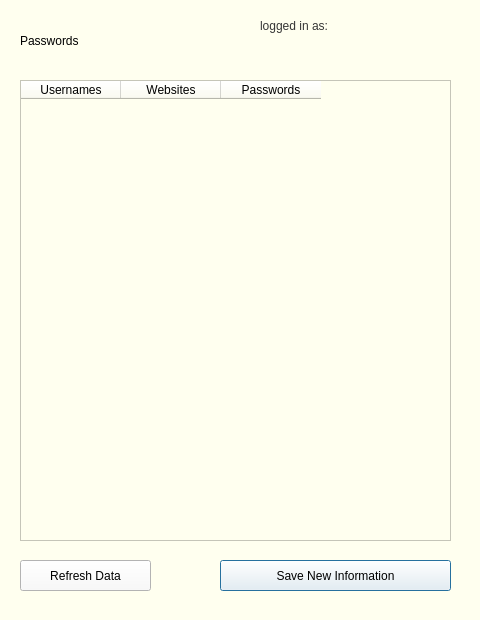
<?xml version="1.0" encoding="UTF-8"?>
<ui version="4.0">
 <class>Dialog</class>
 <widget class="QDialog" name="Dialog">
  <property name="geometry">
   <rect>
    <x>0</x>
    <y>0</y>
    <width>480</width>
    <height>620</height>
   </rect>
  </property>
  <property name="windowTitle">
   <string>Dialog</string>
  </property>
  <property name="styleSheet">
   <string notr="true">background-color: rgb(255, 255, 239);
</string>
  </property>
  <widget class="QLabel" name="pass_label">
   <property name="geometry">
    <rect>
     <x>20</x>
     <y>10</y>
     <width>221</width>
     <height>61</height>
    </rect>
   </property>
   <property name="whatsThis">
    <string>&lt;html&gt;&lt;head/&gt;&lt;body&gt;&lt;p&gt;&lt;br/&gt;&lt;/p&gt;&lt;/body&gt;&lt;/html&gt;</string>
   </property>
   <property name="styleSheet">
    <string notr="true">color:rgb(0,0,0);
font: 30pt &quot;Lucida Console&quot;;</string>
   </property>
   <property name="text">
    <string>Passwords</string>
   </property>
  </widget>
  <widget class="QTableWidget" name="pass_table">
   <property name="geometry">
    <rect>
     <x>20</x>
     <y>80</y>
     <width>431</width>
     <height>461</height>
    </rect>
   </property>
   <property name="maximumSize">
    <size>
     <width>441</width>
     <height>16777215</height>
    </size>
   </property>
   <property name="styleSheet">
    <string notr="true">font: 10pt &quot;Lucida Console&quot;;</string>
   </property>
   <column>
    <property name="text">
     <string>Usernames</string>
    </property>
   </column>
   <column>
    <property name="text">
     <string>Websites</string>
    </property>
   </column>
   <column>
    <property name="text">
     <string>Passwords</string>
    </property>
   </column>
  </widget>
  <widget class="QPushButton" name="save_new_info_button">
   <property name="geometry">
    <rect>
     <x>220</x>
     <y>560</y>
     <width>231</width>
     <height>31</height>
    </rect>
   </property>
   <property name="styleSheet">
    <string notr="true">background-color: rgb(250, 250, 250);
font: 63 12pt &quot;Lucida Console&quot;;</string>
   </property>
   <property name="text">
    <string>Save New Information</string>
   </property>
  </widget>
  <widget class="QPushButton" name="refresh_data_button">
   <property name="geometry">
    <rect>
     <x>20</x>
     <y>560</y>
     <width>131</width>
     <height>31</height>
    </rect>
   </property>
   <property name="styleSheet">
    <string notr="true">background-color: rgb(250, 250, 250);
font: 63 12pt &quot;Lucida Console&quot;;</string>
   </property>
   <property name="text">
    <string>Refresh Data</string>
   </property>
  </widget>
  <widget class="QLabel" name="username_label">
   <property name="geometry">
    <rect>
     <x>260</x>
     <y>40</y>
     <width>191</width>
     <height>31</height>
    </rect>
   </property>
   <property name="whatsThis">
    <string>&lt;html&gt;&lt;head/&gt;&lt;body&gt;&lt;p&gt;&lt;br/&gt;&lt;/p&gt;&lt;/body&gt;&lt;/html&gt;</string>
   </property>
   <property name="styleSheet">
    <string notr="true">color:rgb(54, 54, 54);
font: 15pt &quot;Lucida Console&quot;;</string>
   </property>
   <property name="text">
    <string/>
   </property>
  </widget>
  <widget class="QLabel" name="desp_label">
   <property name="geometry">
    <rect>
     <x>260</x>
     <y>10</y>
     <width>161</width>
     <height>31</height>
    </rect>
   </property>
   <property name="whatsThis">
    <string>&lt;html&gt;&lt;head/&gt;&lt;body&gt;&lt;p&gt;&lt;br/&gt;&lt;/p&gt;&lt;/body&gt;&lt;/html&gt;</string>
   </property>
   <property name="styleSheet">
    <string notr="true">color:rgb(54, 54, 54);
font: 15pt &quot;Lucida Console&quot;;</string>
   </property>
   <property name="text">
    <string>logged in as:</string>
   </property>
  </widget>
  <zorder>pass_table</zorder>
  <zorder>pass_label</zorder>
  <zorder>save_new_info_button</zorder>
  <zorder>refresh_data_button</zorder>
  <zorder>username_label</zorder>
  <zorder>desp_label</zorder>
 </widget>
 <resources/>
 <connections/>
</ui>
